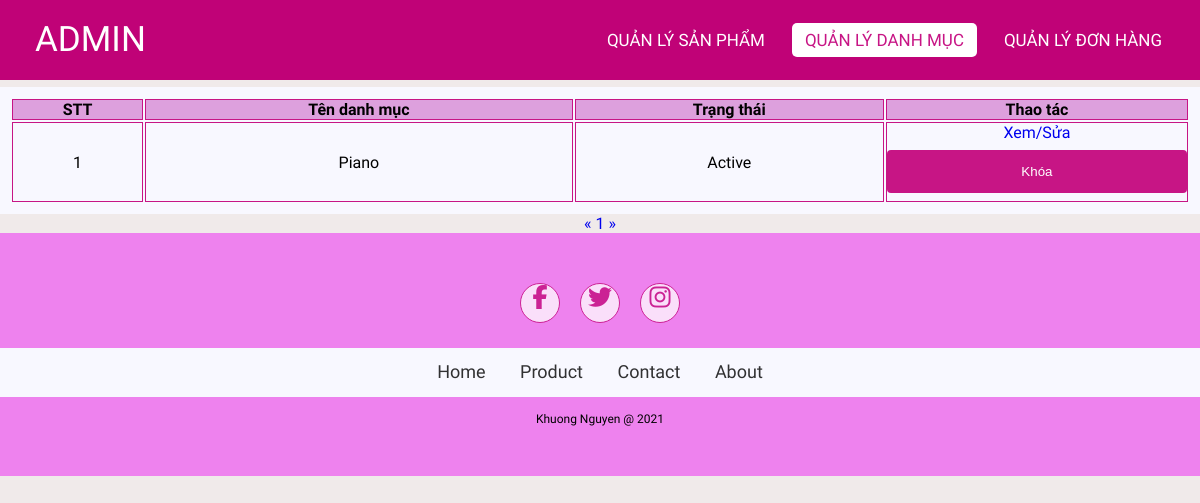
Page /admin/categoriesList.php (signed in) on the earlier database version.
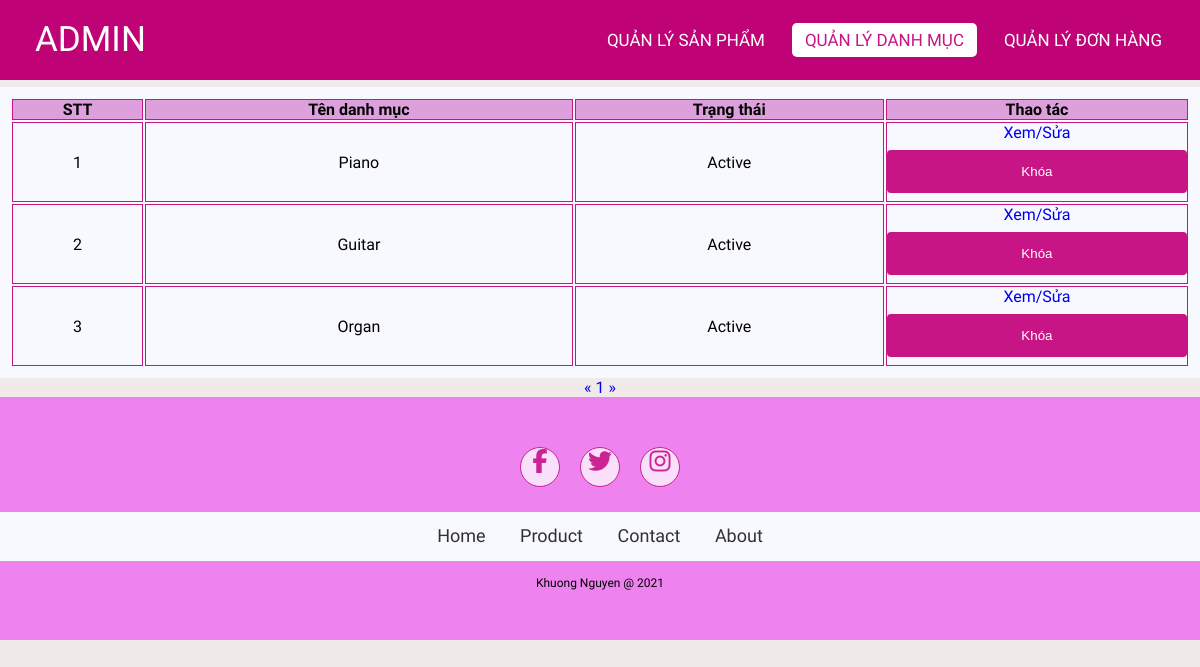
Same page on the later database version.
### tables this page shows
CREATE TABLE `categories` (
  `id` int(11) NOT NULL,
  `name` varchar(255) NOT NULL,
  `status` tinyint(4) NOT NULL DEFAULT 1
);

### lib/database.php (called while the page is built, shortened)
<?php
Class Database extends PDO{
   public $host   = DB_HOST;
   public $user   = DB_USER;
   public $pass   = DB_PASS;
   public $dbname = DB_NAME;
   public $link;
private function connectDB(){
   $this->link = new mysqli($this->host, $this->user, $this->pass,
    $this->dbname);
 }
public function select($query){
  $result = $this->link->query($query) or
   die($this->link->error.__LINE__);
  if($result->num_rows > 0){
    return $result;
  } else {
    return false;
  }
 }
}

### classes/categories.php (called while the page is built, shortened)
<?php
$filepath = realpath(dirname(__FILE__));
include_once($filepath . '/../lib/database.php');
?>
<?php
class categories
{
    private $db;
    public function __construct()
    {
        $this->db = new Database();
    }
    public function getAllAdmin($page = 1, $total = 8)
    {
        $tmp = ($page - 1) * $total;
        $query = "SELECT * FROM categories limit $tmp,$total";
        $result = $this->db->select($query);
        return $result;
    }
    public function getCountPaging($row = 8)
    {
        $query = "SELECT COUNT(*) FROM categories";
        $mysqli_result = $this->db->select($query);
        if ($mysqli_result) {
            $totalrow = intval((mysqli_fetch_all($mysqli_result, MYSQLI_ASSOC)[0])['COUNT(*)']);
            $result = ceil($totalrow / $row);
            return $result;
        }
        return false;
    }
}
?>

### admin/categoriesList.php (the view, shortened to what this page needs)
<?php
include '../classes/categories.php';
$categories = new categories();
$list = $categories->getAllAdmin((isset($_GET['page']) ? $_GET['page'] : 1));
$pageCount = $categories->getCountPaging();
?>
<!DOCTYPE html>
<html lang="en">
<head>
    <link rel="stylesheet" href="css/style.css">
    <link rel="stylesheet" href="https://cdnjs.cloudflare.com/ajax/libs/font-awesome/5.15.4/css/all.min.css">
</head>
<body>
    <nav>
        <label class="logo">ADMIN</label>
        <ul>
            <li><a href="productlist.php" >Quản lý Sản phẩm</a></li>
            <li><a href="categoriesList.php" class="active">Quản lý danh mục</a></li>
            <li><a href="orderlist.php" id="order">Quản lý Đơn hàng</a></li>
        </ul>
    </nav>
    <div class="title">
        <h1>Danh sách danh mục</h1>
    </div>
    <div class="action">
        <a href="add_category.php">Thêm mới</a>
    </div>
    <div class="container">
        <?php $count = 1;
        if ($list) { ?>
            <table class="list">
                <tr>
                    <th>STT</th>
                    <th>Tên danh mục</th>
                    <th>Trạng thái</th>
                    <th>Thao tác</th>
                </tr>
                <?php foreach ($list as $key => $value) { ?>
                    <tr>
                        <td><?= $count++ ?></td>
                        <td><?= $value['name'] ?></td>
                        <td><?= ($value['status']) ? "Active" : "Block" ?></td>
                        <td>
                            <a href="edit_category.php?id=<?= $value['id'] ?>">Xem/Sửa</a>
                            <?php
                            if ($value['status']) { ?>
                                <form action="categoriesList.php" method="post">
                                    <input type="submit" value="Khóa" name="block">
                                </form>
                            <?php } ?>
                        </td>
                    </tr>
                <?php } ?>
            </table>
        <?php } else { ?>
            <h3>Chưa có danh mục nào...</h3>
        <?php } ?>
        <div class="pagination">
            <a href="categoriesList.php?page=<?= (isset($_GET['page'])) ? (($_GET['page'] <= 1) ? 1 : $_GET['page'] - 1) : 1 ?>">&laquo;</a>
            <?php
            for ($i = 1; $i <= $pageCount; $i++) {
                if (isset($_GET['page'])) {
                    if ($i == $_GET['page']) { ?>
                        <a class="active" href="categoriesList.php?page=<?= $i ?>"><?= $i ?></a>
                    <?php } else { ?>
                        <a href="categoriesList.php?page=<?= $i ?>"><?= $i ?></a>
                    <?php  }
                } else { ?>
                    <a href="categoriesList.php?page=<?= $i ?>"><?= $i ?></a>
                <?php  } ?>
            <?php }
            ?>
            <a href="categoriesList.php?page=<?= (isset($_GET['page'])) ? $_GET['page'] + 1 : 2 ?>">&raquo;</a>
        </div>
    </div>
    <footer>
        <div class="social">
            <a href="#"><i class="fa fa-facebook" aria-hidden="true"></i></a>
            <a href="#"><i class="fa fa-twitter" aria-hidden="true"></i></a>
            <a href="#"><i class="fa fa-instagram" aria-hidden="true"></i></a>
        </div>
        <ul class="list">
            <li>
                <a href="#">Home</a>
            </li>
            <li>
                <a href="#">Product</a>
            </li>
            <li>
                <a href="#">Contact</a>
            </li>
            <li>
                <a href="#">About</a>
            </li>
        </ul>
        <p class="copyright">Khuong Nguyen @ 2021</p>
    </footer>
</body>
</html>

Differences in the rows shown:
added categories: name "Guitar", status "Active"
added categories: name "Organ", status "Active"
